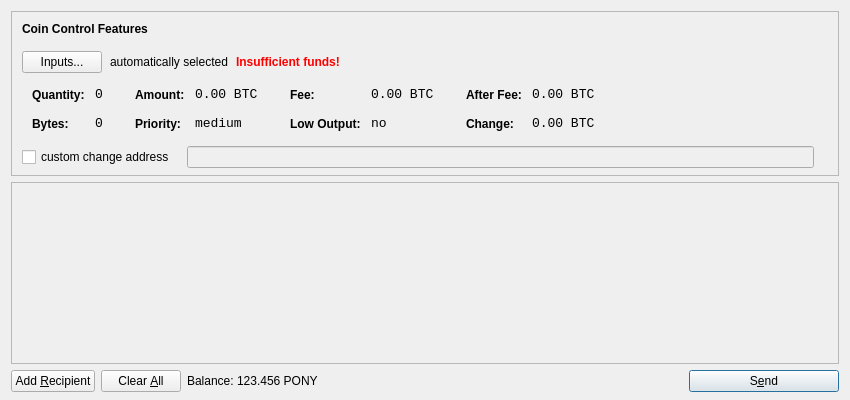
<?xml version="1.0" encoding="UTF-8"?>
<ui version="4.0">
 <class>SendCoinsDialog</class>
 <widget class="QDialog" name="SendCoinsDialog">
  <property name="geometry">
   <rect>
    <x>0</x>
    <y>0</y>
    <width>850</width>
    <height>400</height>
   </rect>
  </property>
  <property name="windowTitle">
   <string>Send Coins</string>
  </property>
  <layout class="QVBoxLayout" name="verticalLayout" stretch="0,1,0">
   <property name="bottomMargin">
    <number>8</number>
   </property>
   <item>
    <widget class="QFrame" name="frameCoinControl">
     <property name="sizePolicy">
      <sizepolicy hsizetype="Expanding" vsizetype="Expanding">
       <horstretch>0</horstretch>
       <verstretch>0</verstretch>
      </sizepolicy>
     </property>
     <property name="maximumSize">
      <size>
       <width>16777215</width>
       <height>16777215</height>
      </size>
     </property>
     <property name="frameShape">
      <enum>QFrame::StyledPanel</enum>
     </property>
     <property name="frameShadow">
      <enum>QFrame::Sunken</enum>
     </property>
     <layout class="QVBoxLayout" name="verticalLayoutCoinControl2">
      <property name="spacing">
       <number>-1</number>
      </property>
      <property name="leftMargin">
       <number>0</number>
      </property>
      <property name="topMargin">
       <number>0</number>
      </property>
      <property name="rightMargin">
       <number>0</number>
      </property>
      <property name="bottomMargin">
       <number>6</number>
      </property>
      <item>
       <layout class="QVBoxLayout" name="verticalLayoutCoinControl" stretch="0,0,0,0,1">
        <property name="spacing">
         <number>0</number>
        </property>
        <property name="leftMargin">
         <number>10</number>
        </property>
        <property name="topMargin">
         <number>10</number>
        </property>
        <item>
         <layout class="QHBoxLayout" name="horizontalLayoutCoinControl1">
          <property name="bottomMargin">
           <number>15</number>
          </property>
          <item>
           <widget class="QLabel" name="labelCoinControlFeatures">
            <property name="sizePolicy">
             <sizepolicy hsizetype="Preferred" vsizetype="Maximum">
              <horstretch>0</horstretch>
              <verstretch>0</verstretch>
             </sizepolicy>
            </property>
            <property name="font">
             <font>
              <weight>75</weight>
              <bold>true</bold>
             </font>
            </property>
            <property name="styleSheet">
             <string notr="true">font-weight:bold;</string>
            </property>
            <property name="text">
             <string>Coin Control Features</string>
            </property>
           </widget>
          </item>
         </layout>
        </item>
        <item>
         <layout class="QHBoxLayout" name="horizontalLayoutCoinControl2" stretch="0,0,0,0">
          <property name="spacing">
           <number>8</number>
          </property>
          <property name="bottomMargin">
           <number>10</number>
          </property>
          <item>
           <widget class="QPushButton" name="pushButtonCoinControl">
            <property name="styleSheet">
             <string notr="true"/>
            </property>
            <property name="text">
             <string>Inputs...</string>
            </property>
           </widget>
          </item>
          <item>
           <widget class="QLabel" name="labelCoinControlAutomaticallySelected">
            <property name="text">
             <string>automatically selected</string>
            </property>
            <property name="margin">
             <number>5</number>
            </property>
           </widget>
          </item>
          <item>
           <widget class="QLabel" name="labelCoinControlInsuffFunds">
            <property name="font">
             <font>
              <weight>75</weight>
              <bold>true</bold>
             </font>
            </property>
            <property name="styleSheet">
             <string notr="true">color:red;font-weight:bold;</string>
            </property>
            <property name="text">
             <string>Insufficient funds!</string>
            </property>
            <property name="margin">
             <number>5</number>
            </property>
           </widget>
          </item>
          <item>
           <spacer name="horizontalSpacerCoinControl">
            <property name="orientation">
             <enum>Qt::Horizontal</enum>
            </property>
            <property name="sizeHint" stdset="0">
             <size>
              <width>40</width>
              <height>1</height>
             </size>
            </property>
           </spacer>
          </item>
         </layout>
        </item>
        <item>
         <widget class="QWidget" name="widgetCoinControl" native="true">
          <property name="sizePolicy">
           <sizepolicy hsizetype="Preferred" vsizetype="Preferred">
            <horstretch>0</horstretch>
            <verstretch>0</verstretch>
           </sizepolicy>
          </property>
          <property name="minimumSize">
           <size>
            <width>0</width>
            <height>0</height>
           </size>
          </property>
          <property name="styleSheet">
           <string notr="true"/>
          </property>
          <layout class="QHBoxLayout" name="horizontalLayoutCoinControl5">
           <property name="margin">
            <number>0</number>
           </property>
           <item>
            <layout class="QHBoxLayout" name="horizontalLayoutCoinControl3" stretch="0,0,0,1">
             <property name="spacing">
              <number>20</number>
             </property>
             <property name="topMargin">
              <number>0</number>
             </property>
             <property name="bottomMargin">
              <number>10</number>
             </property>
             <item>
              <layout class="QFormLayout" name="formLayoutCoinControl1">
               <property name="horizontalSpacing">
                <number>10</number>
               </property>
               <property name="verticalSpacing">
                <number>14</number>
               </property>
               <property name="leftMargin">
                <number>10</number>
               </property>
               <property name="topMargin">
                <number>4</number>
               </property>
               <property name="rightMargin">
                <number>6</number>
               </property>
               <item row="0" column="0">
                <widget class="QLabel" name="labelCoinControlQuantityText">
                 <property name="styleSheet">
                  <string notr="true">font-weight:bold;</string>
                 </property>
                 <property name="text">
                  <string>Quantity:</string>
                 </property>
                 <property name="margin">
                  <number>0</number>
                 </property>
                </widget>
               </item>
               <item row="0" column="1">
                <widget class="QLabel" name="labelCoinControlQuantity">
                 <property name="font">
                  <font>
                   <family>Monospace</family>
                   <pointsize>10</pointsize>
                  </font>
                 </property>
                 <property name="cursor">
                  <cursorShape>IBeamCursor</cursorShape>
                 </property>
                 <property name="contextMenuPolicy">
                  <enum>Qt::ActionsContextMenu</enum>
                 </property>
                 <property name="text">
                  <string notr="true">0</string>
                 </property>
                 <property name="margin">
                  <number>0</number>
                 </property>
                 <property name="textInteractionFlags">
                  <set>Qt::LinksAccessibleByMouse|Qt::TextSelectableByKeyboard|Qt::TextSelectableByMouse</set>
                 </property>
                </widget>
               </item>
               <item row="1" column="0">
                <widget class="QLabel" name="labelCoinControlBytesText">
                 <property name="styleSheet">
                  <string notr="true">font-weight:bold;</string>
                 </property>
                 <property name="text">
                  <string>Bytes:</string>
                 </property>
                </widget>
               </item>
               <item row="1" column="1">
                <widget class="QLabel" name="labelCoinControlBytes">
                 <property name="font">
                  <font>
                   <family>Monospace</family>
                   <pointsize>10</pointsize>
                  </font>
                 </property>
                 <property name="cursor">
                  <cursorShape>IBeamCursor</cursorShape>
                 </property>
                 <property name="contextMenuPolicy">
                  <enum>Qt::ActionsContextMenu</enum>
                 </property>
                 <property name="text">
                  <string notr="true">0</string>
                 </property>
                 <property name="textInteractionFlags">
                  <set>Qt::LinksAccessibleByMouse|Qt::TextSelectableByKeyboard|Qt::TextSelectableByMouse</set>
                 </property>
                </widget>
               </item>
              </layout>
             </item>
             <item>
              <layout class="QFormLayout" name="formLayoutCoinControl2">
               <property name="horizontalSpacing">
                <number>10</number>
               </property>
               <property name="verticalSpacing">
                <number>14</number>
               </property>
               <property name="leftMargin">
                <number>6</number>
               </property>
               <property name="topMargin">
                <number>4</number>
               </property>
               <property name="rightMargin">
                <number>6</number>
               </property>
               <item row="0" column="0">
                <widget class="QLabel" name="labelCoinControlAmountText">
                 <property name="styleSheet">
                  <string notr="true">font-weight:bold;</string>
                 </property>
                 <property name="text">
                  <string>Amount:</string>
                 </property>
                 <property name="margin">
                  <number>0</number>
                 </property>
                </widget>
               </item>
               <item row="0" column="1">
                <widget class="QLabel" name="labelCoinControlAmount">
                 <property name="font">
                  <font>
                   <family>Monospace</family>
                   <pointsize>10</pointsize>
                  </font>
                 </property>
                 <property name="cursor">
                  <cursorShape>IBeamCursor</cursorShape>
                 </property>
                 <property name="contextMenuPolicy">
                  <enum>Qt::ActionsContextMenu</enum>
                 </property>
                 <property name="text">
                  <string notr="true">0.00 BTC</string>
                 </property>
                 <property name="textInteractionFlags">
                  <set>Qt::LinksAccessibleByMouse|Qt::TextSelectableByKeyboard|Qt::TextSelectableByMouse</set>
                 </property>
                </widget>
               </item>
               <item row="1" column="0">
                <widget class="QLabel" name="labelCoinControlPriorityText">
                 <property name="styleSheet">
                  <string notr="true">font-weight:bold;</string>
                 </property>
                 <property name="text">
                  <string>Priority:</string>
                 </property>
                </widget>
               </item>
               <item row="1" column="1">
                <widget class="QLabel" name="labelCoinControlPriority">
                 <property name="font">
                  <font>
                   <family>Monospace</family>
                   <pointsize>10</pointsize>
                  </font>
                 </property>
                 <property name="cursor">
                  <cursorShape>IBeamCursor</cursorShape>
                 </property>
                 <property name="contextMenuPolicy">
                  <enum>Qt::ActionsContextMenu</enum>
                 </property>
                 <property name="text">
                  <string>medium</string>
                 </property>
                 <property name="textInteractionFlags">
                  <set>Qt::LinksAccessibleByMouse|Qt::TextSelectableByKeyboard|Qt::TextSelectableByMouse</set>
                 </property>
                </widget>
               </item>
              </layout>
             </item>
             <item>
              <layout class="QFormLayout" name="formLayoutCoinControl3">
               <property name="horizontalSpacing">
                <number>10</number>
               </property>
               <property name="verticalSpacing">
                <number>14</number>
               </property>
               <property name="leftMargin">
                <number>6</number>
               </property>
               <property name="topMargin">
                <number>4</number>
               </property>
               <property name="rightMargin">
                <number>6</number>
               </property>
               <item row="0" column="0">
                <widget class="QLabel" name="labelCoinControlFeeText">
                 <property name="styleSheet">
                  <string notr="true">font-weight:bold;</string>
                 </property>
                 <property name="text">
                  <string>Fee:</string>
                 </property>
                 <property name="margin">
                  <number>0</number>
                 </property>
                </widget>
               </item>
               <item row="0" column="1">
                <widget class="QLabel" name="labelCoinControlFee">
                 <property name="font">
                  <font>
                   <family>Monospace</family>
                   <pointsize>10</pointsize>
                  </font>
                 </property>
                 <property name="cursor">
                  <cursorShape>IBeamCursor</cursorShape>
                 </property>
                 <property name="contextMenuPolicy">
                  <enum>Qt::ActionsContextMenu</enum>
                 </property>
                 <property name="text">
                  <string notr="true">0.00 BTC</string>
                 </property>
                 <property name="textInteractionFlags">
                  <set>Qt::LinksAccessibleByMouse|Qt::TextSelectableByKeyboard|Qt::TextSelectableByMouse</set>
                 </property>
                </widget>
               </item>
               <item row="1" column="0">
                <widget class="QLabel" name="labelCoinControlLowOutputText">
                 <property name="styleSheet">
                  <string notr="true">font-weight:bold;</string>
                 </property>
                 <property name="text">
                  <string>Low Output:</string>
                 </property>
                </widget>
               </item>
               <item row="1" column="1">
                <widget class="QLabel" name="labelCoinControlLowOutput">
                 <property name="font">
                  <font>
                   <family>Monospace</family>
                   <pointsize>10</pointsize>
                  </font>
                 </property>
                 <property name="cursor">
                  <cursorShape>IBeamCursor</cursorShape>
                 </property>
                 <property name="contextMenuPolicy">
                  <enum>Qt::ActionsContextMenu</enum>
                 </property>
                 <property name="text">
                  <string>no</string>
                 </property>
                 <property name="textInteractionFlags">
                  <set>Qt::LinksAccessibleByMouse|Qt::TextSelectableByKeyboard|Qt::TextSelectableByMouse</set>
                 </property>
                </widget>
               </item>
              </layout>
             </item>
             <item>
              <layout class="QFormLayout" name="formLayoutCoinControl4">
               <property name="horizontalSpacing">
                <number>10</number>
               </property>
               <property name="verticalSpacing">
                <number>14</number>
               </property>
               <property name="leftMargin">
                <number>6</number>
               </property>
               <property name="topMargin">
                <number>4</number>
               </property>
               <property name="rightMargin">
                <number>6</number>
               </property>
               <item row="0" column="0">
                <widget class="QLabel" name="labelCoinControlAfterFeeText">
                 <property name="styleSheet">
                  <string notr="true">font-weight:bold;</string>
                 </property>
                 <property name="text">
                  <string>After Fee:</string>
                 </property>
                 <property name="margin">
                  <number>0</number>
                 </property>
                </widget>
               </item>
               <item row="0" column="1">
                <widget class="QLabel" name="labelCoinControlAfterFee">
                 <property name="font">
                  <font>
                   <family>Monospace</family>
                   <pointsize>10</pointsize>
                  </font>
                 </property>
                 <property name="cursor">
                  <cursorShape>IBeamCursor</cursorShape>
                 </property>
                 <property name="contextMenuPolicy">
                  <enum>Qt::ActionsContextMenu</enum>
                 </property>
                 <property name="text">
                  <string notr="true">0.00 BTC</string>
                 </property>
                 <property name="textInteractionFlags">
                  <set>Qt::LinksAccessibleByMouse|Qt::TextSelectableByKeyboard|Qt::TextSelectableByMouse</set>
                 </property>
                </widget>
               </item>
               <item row="1" column="0">
                <widget class="QLabel" name="labelCoinControlChangeText">
                 <property name="styleSheet">
                  <string notr="true">font-weight:bold;</string>
                 </property>
                 <property name="text">
                  <string>Change:</string>
                 </property>
                </widget>
               </item>
               <item row="1" column="1">
                <widget class="QLabel" name="labelCoinControlChange">
                 <property name="font">
                  <font>
                   <family>Monospace</family>
                   <pointsize>10</pointsize>
                  </font>
                 </property>
                 <property name="cursor">
                  <cursorShape>IBeamCursor</cursorShape>
                 </property>
                 <property name="contextMenuPolicy">
                  <enum>Qt::ActionsContextMenu</enum>
                 </property>
                 <property name="text">
                  <string notr="true">0.00 BTC</string>
                 </property>
                 <property name="textInteractionFlags">
                  <set>Qt::LinksAccessibleByMouse|Qt::TextSelectableByKeyboard|Qt::TextSelectableByMouse</set>
                 </property>
                </widget>
               </item>
              </layout>
             </item>
            </layout>
           </item>
          </layout>
         </widget>
        </item>
        <item>
         <layout class="QHBoxLayout" name="horizontalLayoutCoinControl4" stretch="0,0,0">
          <property name="spacing">
           <number>12</number>
          </property>
          <property name="sizeConstraint">
           <enum>QLayout::SetDefaultConstraint</enum>
          </property>
          <property name="topMargin">
           <number>5</number>
          </property>
          <property name="rightMargin">
           <number>5</number>
          </property>
          <item>
           <widget class="QCheckBox" name="checkBoxCoinControlChange">
            <property name="text">
             <string>custom change address</string>
            </property>
           </widget>
          </item>
          <item>
           <widget class="QLineEdit" name="lineEditCoinControlChange">
            <property name="enabled">
             <bool>false</bool>
            </property>
            <property name="sizePolicy">
             <sizepolicy hsizetype="Expanding" vsizetype="Fixed">
              <horstretch>0</horstretch>
              <verstretch>0</verstretch>
             </sizepolicy>
            </property>
           </widget>
          </item>
          <item>
           <widget class="QLabel" name="labelCoinControlChangeLabel">
            <property name="sizePolicy">
             <sizepolicy hsizetype="Preferred" vsizetype="Expanding">
              <horstretch>0</horstretch>
              <verstretch>0</verstretch>
             </sizepolicy>
            </property>
            <property name="minimumSize">
             <size>
              <width>0</width>
              <height>0</height>
             </size>
            </property>
            <property name="text">
             <string/>
            </property>
            <property name="margin">
             <number>3</number>
            </property>
           </widget>
          </item>
         </layout>
        </item>
        <item>
         <spacer name="verticalSpacerCoinControl">
          <property name="orientation">
           <enum>Qt::Vertical</enum>
          </property>
          <property name="sizeHint" stdset="0">
           <size>
            <width>800</width>
            <height>1</height>
           </size>
          </property>
         </spacer>
        </item>
       </layout>
      </item>
     </layout>
    </widget>
   </item>
   <item>
    <widget class="QScrollArea" name="scrollArea">
     <property name="widgetResizable">
      <bool>true</bool>
     </property>
     <widget class="QWidget" name="scrollAreaWidgetContents">
      <property name="geometry">
       <rect>
        <x>0</x>
        <y>0</y>
        <width>830</width>
        <height>165</height>
       </rect>
      </property>
      <layout class="QVBoxLayout" name="verticalLayout_2">
       <property name="margin">
        <number>0</number>
       </property>
       <item>
        <layout class="QVBoxLayout" name="entries">
         <property name="spacing">
          <number>6</number>
         </property>
        </layout>
       </item>
       <item>
        <spacer name="verticalSpacer">
         <property name="orientation">
          <enum>Qt::Vertical</enum>
         </property>
         <property name="sizeHint" stdset="0">
          <size>
           <width>20</width>
           <height>40</height>
          </size>
         </property>
        </spacer>
       </item>
      </layout>
     </widget>
    </widget>
   </item>
   <item>
    <layout class="QHBoxLayout" name="horizontalLayout">
     <item>
      <widget class="QPushButton" name="addButton">
       <property name="toolTip">
        <string>Send to multiple recipients at once</string>
       </property>
       <property name="text">
        <string>Add &amp;Recipient</string>
       </property>
       <property name="icon">
        <iconset resource="../bitcoin.qrc">
         <normaloff>:/icons/add</normaloff>:/icons/add</iconset>
       </property>
       <property name="autoDefault">
        <bool>false</bool>
       </property>
      </widget>
     </item>
     <item>
      <widget class="QPushButton" name="clearButton">
       <property name="sizePolicy">
        <sizepolicy hsizetype="Minimum" vsizetype="Fixed">
         <horstretch>0</horstretch>
         <verstretch>0</verstretch>
        </sizepolicy>
       </property>
       <property name="toolTip">
        <string>Remove all transaction fields</string>
       </property>
       <property name="text">
        <string>Clear &amp;All</string>
       </property>
       <property name="icon">
        <iconset resource="../bitcoin.qrc">
         <normaloff>:/icons/remove</normaloff>:/icons/remove</iconset>
       </property>
       <property name="autoRepeatDelay">
        <number>300</number>
       </property>
       <property name="autoDefault">
        <bool>false</bool>
       </property>
      </widget>
     </item>
     <item>
      <layout class="QHBoxLayout" name="horizontalLayout_2">
       <property name="spacing">
        <number>3</number>
       </property>
       <item>
        <widget class="QLabel" name="label">
         <property name="text">
          <string>Balance:</string>
         </property>
        </widget>
       </item>
       <item>
        <widget class="QLabel" name="labelBalance">
         <property name="cursor">
          <cursorShape>IBeamCursor</cursorShape>
         </property>
         <property name="text">
          <string>123.456 PONY</string>
         </property>
         <property name="textInteractionFlags">
          <set>Qt::LinksAccessibleByMouse|Qt::TextSelectableByKeyboard|Qt::TextSelectableByMouse</set>
         </property>
        </widget>
       </item>
      </layout>
     </item>
     <item>
      <spacer name="horizontalSpacer">
       <property name="orientation">
        <enum>Qt::Horizontal</enum>
       </property>
       <property name="sizeHint" stdset="0">
        <size>
         <width>40</width>
         <height>20</height>
        </size>
       </property>
      </spacer>
     </item>
     <item>
      <widget class="QPushButton" name="sendButton">
       <property name="minimumSize">
        <size>
         <width>150</width>
         <height>0</height>
        </size>
       </property>
       <property name="toolTip">
        <string>Confirm the send action</string>
       </property>
       <property name="text">
        <string>S&amp;end</string>
       </property>
       <property name="icon">
        <iconset resource="../bitcoin.qrc">
         <normaloff>:/icons/send</normaloff>:/icons/send</iconset>
       </property>
       <property name="default">
        <bool>true</bool>
       </property>
      </widget>
     </item>
    </layout>
   </item>
  </layout>
 </widget>
 <resources>
  <include location="../bitcoin.qrc"/>
 </resources>
 <connections/>
</ui>
